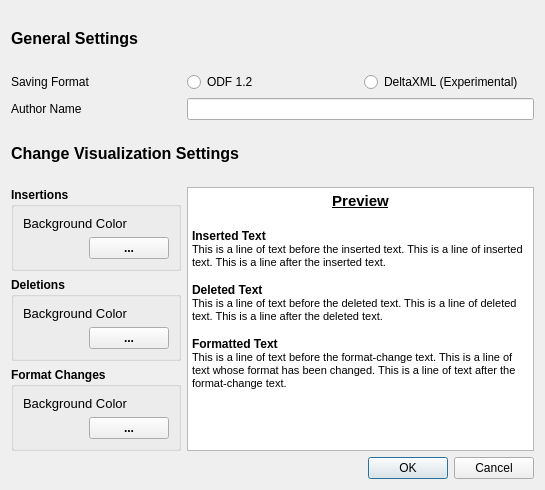
<?xml version="1.0" encoding="UTF-8"?>
<ui version="4.0">
 <class>ChangeConfigureDialog</class>
 <widget class="QDialog" name="ChangeConfigureDialog">
  <property name="windowModality">
   <enum>Qt::WindowModal</enum>
  </property>
  <property name="geometry">
   <rect>
    <x>0</x>
    <y>0</y>
    <width>545</width>
    <height>490</height>
   </rect>
  </property>
  <property name="windowTitle">
   <string>Configure Change Tracking</string>
  </property>
  <layout class="QGridLayout" name="gridLayout_4">
   <item row="0" column="0" colspan="3">
    <widget class="QLabel" name="label_2">
     <property name="font">
      <font>
       <pointsize>12</pointsize>
       <weight>75</weight>
       <bold>true</bold>
      </font>
     </property>
     <property name="text">
      <string>General Settings</string>
     </property>
    </widget>
   </item>
   <item row="1" column="0">
    <widget class="QLabel" name="label_3">
     <property name="text">
      <string>Saving Format</string>
     </property>
    </widget>
   </item>
   <item row="1" column="1">
    <widget class="QRadioButton" name="odf12RadioButton">
     <property name="text">
      <string>ODF 1.2</string>
     </property>
    </widget>
   </item>
   <item row="1" column="2">
    <widget class="QRadioButton" name="deltaXmlRadioButton">
     <property name="text">
      <string>DeltaXML (Experimental)</string>
     </property>
    </widget>
   </item>
   <item row="2" column="0">
    <widget class="QLabel" name="label_4">
     <property name="text">
      <string>Author Name</string>
     </property>
    </widget>
   </item>
   <item row="2" column="1" colspan="2">
    <widget class="QLineEdit" name="authorNameLineEdit"/>
   </item>
   <item row="3" column="0" colspan="3">
    <widget class="QLabel" name="label">
     <property name="font">
      <font>
       <pointsize>12</pointsize>
       <weight>75</weight>
       <bold>true</bold>
      </font>
     </property>
     <property name="text">
      <string>Change Visualization Settings</string>
     </property>
    </widget>
   </item>
   <item row="4" column="0">
    <widget class="QGroupBox" name="insertionGroupBox">
     <property name="font">
      <font>
       <pointsize>9</pointsize>
       <weight>75</weight>
       <bold>true</bold>
      </font>
     </property>
     <property name="title">
      <string>Insertions</string>
     </property>
     <property name="flat">
      <bool>true</bool>
     </property>
     <layout class="QGridLayout" name="gridLayout">
      <item row="0" column="0">
       <widget class="QLabel" name="insertionColorLabel">
        <property name="font">
         <font>
          <pointsize>10</pointsize>
          <weight>50</weight>
          <bold>false</bold>
         </font>
        </property>
        <property name="text">
         <string>Background Color</string>
        </property>
       </widget>
      </item>
      <item row="1" column="0">
       <layout class="QHBoxLayout" name="horizontalLayout">
        <item>
         <widget class="ColorDisplayLabel" name="insertionColorDisplayLabel">
          <property name="autoFillBackground">
           <bool>false</bool>
          </property>
          <property name="lineWidth">
           <number>1</number>
          </property>
          <property name="text">
           <string/>
          </property>
         </widget>
        </item>
        <item>
         <widget class="QPushButton" name="insertionColorButton">
          <property name="text">
           <string>...</string>
          </property>
         </widget>
        </item>
       </layout>
      </item>
     </layout>
    </widget>
   </item>
   <item row="4" column="1" rowspan="3" colspan="2">
    <widget class="QTextEdit" name="previewTextEdit">
     <property name="tabChangesFocus">
      <bool>false</bool>
     </property>
     <property name="readOnly">
      <bool>true</bool>
     </property>
     <property name="html">
      <string>&lt;!DOCTYPE HTML PUBLIC &quot;-//W3C//DTD HTML 4.0//EN&quot; &quot;http://www.w3.org/TR/REC-html40/strict.dtd&quot;&gt;
&lt;html&gt;&lt;head&gt;&lt;meta name=&quot;qrichtext&quot; content=&quot;1&quot; /&gt;&lt;style type=&quot;text/css&quot;&gt;
p, li { white-space: pre-wrap; }
&lt;/style&gt;&lt;/head&gt;&lt;body style=&quot; font-family:'Bitstream Vera Sans'; font-size:9pt; font-weight:400; font-style:normal;&quot;&gt;
&lt;p align=&quot;center&quot; style=&quot; margin-top:0px; margin-bottom:0px; margin-left:0px; margin-right:0px; -qt-block-indent:0; text-indent:0px;&quot;&gt;&lt;span style=&quot; font-family:'MS Shell Dlg 2'; font-size:11pt; font-weight:600; text-decoration: underline;&quot;&gt;Preview&lt;/span&gt;&lt;/p&gt;
&lt;p align=&quot;center&quot; style=&quot;-qt-paragraph-type:empty; margin-top:0px; margin-bottom:0px; margin-left:0px; margin-right:0px; -qt-block-indent:0; text-indent:0px; font-family:'MS Shell Dlg 2'; font-size:12pt; font-weight:600;&quot;&gt;&lt;/p&gt;
&lt;p style=&quot; margin-top:0px; margin-bottom:0px; margin-left:0px; margin-right:0px; -qt-block-indent:0; text-indent:0px;&quot;&gt;&lt;span style=&quot; font-family:'MS Shell Dlg 2'; font-weight:600;&quot;&gt;Inserted Text&lt;/span&gt;&lt;/p&gt;
&lt;p style=&quot; margin-top:0px; margin-bottom:0px; margin-left:0px; margin-right:0px; -qt-block-indent:0; text-indent:0px;&quot;&gt;&lt;span style=&quot; font-family:'MS Shell Dlg 2'; font-size:8pt;&quot;&gt;This is a line of text before the inserted text. This is a line of inserted text. This is a line after the inserted text.&lt;/span&gt;&lt;/p&gt;
&lt;p style=&quot;-qt-paragraph-type:empty; margin-top:0px; margin-bottom:0px; margin-left:0px; margin-right:0px; -qt-block-indent:0; text-indent:0px; font-family:'MS Shell Dlg 2';&quot;&gt;&lt;/p&gt;
&lt;p style=&quot; margin-top:0px; margin-bottom:0px; margin-left:0px; margin-right:0px; -qt-block-indent:0; text-indent:0px;&quot;&gt;&lt;span style=&quot; font-family:'MS Shell Dlg 2'; font-weight:600;&quot;&gt;Deleted Text&lt;/span&gt;&lt;/p&gt;
&lt;p style=&quot; margin-top:0px; margin-bottom:0px; margin-left:0px; margin-right:0px; -qt-block-indent:0; text-indent:0px;&quot;&gt;&lt;span style=&quot; font-family:'MS Shell Dlg 2'; font-size:8pt;&quot;&gt;This is a line of text before the deleted text. This is a line of deleted text. This is a line after the deleted text.&lt;/span&gt;&lt;/p&gt;
&lt;p style=&quot;-qt-paragraph-type:empty; margin-top:0px; margin-bottom:0px; margin-left:0px; margin-right:0px; -qt-block-indent:0; text-indent:0px; font-family:'MS Shell Dlg 2';&quot;&gt;&lt;/p&gt;
&lt;p style=&quot; margin-top:0px; margin-bottom:0px; margin-left:0px; margin-right:0px; -qt-block-indent:0; text-indent:0px;&quot;&gt;&lt;span style=&quot; font-family:'MS Shell Dlg 2'; font-weight:600;&quot;&gt;Formatted Text&lt;/span&gt;&lt;/p&gt;
&lt;p style=&quot; margin-top:0px; margin-bottom:0px; margin-left:0px; margin-right:0px; -qt-block-indent:0; text-indent:0px;&quot;&gt;&lt;span style=&quot; font-family:'MS Shell Dlg 2'; font-size:8pt;&quot;&gt;This is a line of text before the format-change text. This is a line of text whose format has been changed. This is a line of text after the format-change text.&lt;/span&gt;&lt;/p&gt;&lt;/body&gt;&lt;/html&gt;</string>
     </property>
    </widget>
   </item>
   <item row="5" column="0">
    <widget class="QGroupBox" name="deletionGroupBox">
     <property name="font">
      <font>
       <pointsize>9</pointsize>
       <weight>75</weight>
       <bold>true</bold>
      </font>
     </property>
     <property name="title">
      <string>Deletions</string>
     </property>
     <property name="flat">
      <bool>true</bool>
     </property>
     <layout class="QGridLayout" name="gridLayout_2">
      <item row="0" column="0">
       <widget class="QLabel" name="deletionColorLabel">
        <property name="font">
         <font>
          <pointsize>10</pointsize>
          <weight>50</weight>
          <bold>false</bold>
         </font>
        </property>
        <property name="text">
         <string>Background Color</string>
        </property>
       </widget>
      </item>
      <item row="1" column="0">
       <layout class="QHBoxLayout" name="horizontalLayout_2">
        <item>
         <widget class="ColorDisplayLabel" name="deletionColorDisplayLabel">
          <property name="autoFillBackground">
           <bool>false</bool>
          </property>
          <property name="text">
           <string/>
          </property>
         </widget>
        </item>
        <item>
         <widget class="QPushButton" name="deletionColorButton">
          <property name="text">
           <string>...</string>
          </property>
         </widget>
        </item>
       </layout>
      </item>
     </layout>
     <zorder>deletionColorLabel</zorder>
     <zorder>deletionColorDisplayLabel</zorder>
     <zorder>deletionColorButton</zorder>
     <zorder>insertionGroupBox</zorder>
     <zorder>insertionGroupBox</zorder>
    </widget>
   </item>
   <item row="6" column="0">
    <widget class="QGroupBox" name="formatGroupBox">
     <property name="font">
      <font>
       <pointsize>9</pointsize>
       <weight>75</weight>
       <bold>true</bold>
      </font>
     </property>
     <property name="title">
      <string>Format Changes</string>
     </property>
     <property name="flat">
      <bool>true</bool>
     </property>
     <layout class="QGridLayout" name="gridLayout_3">
      <item row="0" column="0">
       <widget class="QLabel" name="formatColorLabel">
        <property name="font">
         <font>
          <pointsize>10</pointsize>
          <weight>50</weight>
          <bold>false</bold>
         </font>
        </property>
        <property name="text">
         <string>Background Color</string>
        </property>
       </widget>
      </item>
      <item row="1" column="0">
       <layout class="QHBoxLayout" name="horizontalLayout_3">
        <item>
         <widget class="ColorDisplayLabel" name="formatColorDisplayLabel">
          <property name="autoFillBackground">
           <bool>false</bool>
          </property>
          <property name="text">
           <string/>
          </property>
         </widget>
        </item>
        <item>
         <widget class="QPushButton" name="formatColorButton">
          <property name="text">
           <string>...</string>
          </property>
         </widget>
        </item>
       </layout>
      </item>
     </layout>
    </widget>
   </item>
   <item row="7" column="0" colspan="3">
    <widget class="QDialogButtonBox" name="okCancelButtonBox">
     <property name="orientation">
      <enum>Qt::Horizontal</enum>
     </property>
     <property name="standardButtons">
      <set>QDialogButtonBox::Cancel|QDialogButtonBox::Ok</set>
     </property>
    </widget>
   </item>
  </layout>
 </widget>
 <customwidgets>
  <customwidget>
   <class>ColorDisplayLabel</class>
   <extends>QLabel</extends>
   <header location="global">QLabel</header>
  </customwidget>
 </customwidgets>
 <tabstops>
  <tabstop>okCancelButtonBox</tabstop>
 </tabstops>
 <resources/>
 <connections>
  <connection>
   <sender>okCancelButtonBox</sender>
   <signal>accepted()</signal>
   <receiver>ChangeConfigureDialog</receiver>
   <slot>accept()</slot>
   <hints>
    <hint type="sourcelabel">
     <x>248</x>
     <y>254</y>
    </hint>
    <hint type="destinationlabel">
     <x>157</x>
     <y>274</y>
    </hint>
   </hints>
  </connection>
  <connection>
   <sender>okCancelButtonBox</sender>
   <signal>rejected()</signal>
   <receiver>ChangeConfigureDialog</receiver>
   <slot>reject()</slot>
   <hints>
    <hint type="sourcelabel">
     <x>316</x>
     <y>260</y>
    </hint>
    <hint type="destinationlabel">
     <x>286</x>
     <y>274</y>
    </hint>
   </hints>
  </connection>
 </connections>
</ui>
